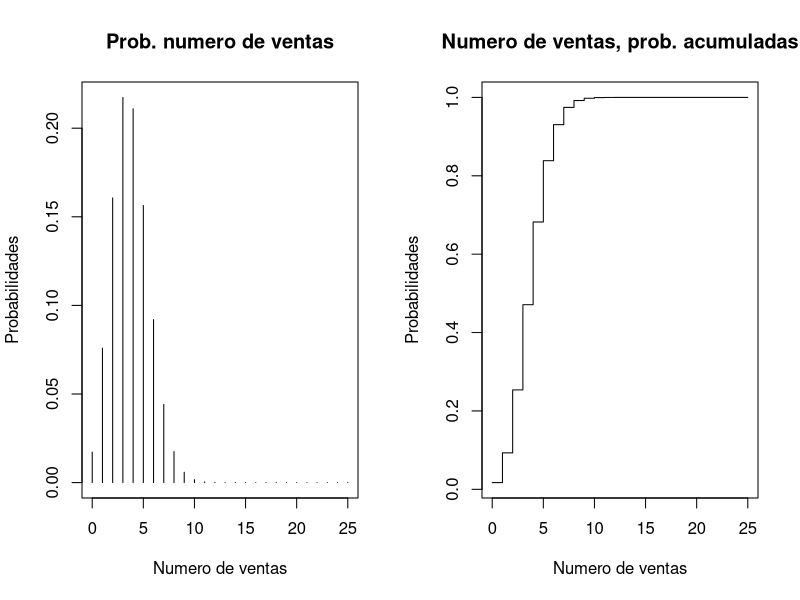

Generate this figure with R:
#-----------------------------------------------------
# MDS - Fundamentos de probabilidad
# Distribucion binomial
# Practica 6
#----------------------------------------------------------------------
x<-0:25
nensayos<-25
probexito<-0.15
dbinom(x,nensayos,probexito)    #fundion de densidad de la dist binomial con parametros X, nensayos y probexito
tabla<-cbind(x,dbinom(x,nensayos,probexito))
tabla

#----------------------------------------------------------------------
# Media y desviacion tipica
#----------------------------------------------------------------------
mediab<-nensayos*probexito
mediab
dtbinomial<-(nensayos*probexito*(1-probexito))^0.5
dtbinomial

#----------------------------------------------------------------------
# Graficos funcion de densidad y de distribucion
#----------------------------------------------------------------------

par(mfrow=c(1, 2))
plot(x,dbinom(x,nensayos,probexito),type="h",xlab="Numero de ventas",  #type es importante para elegir el grafico correcto.
     ylab="Probabilidades",main="Prob. numero de ventas")
plot(x,pbinom(x,nensayos,probexito),type="s",xlab="Numero de ventas",ylab="Probabilidades",
     main="Numero de ventas, prob. acumuladas")
par(mfrow=c(1, 1))

#----------------------------------------------------------------------
# Tabla funcion de distribucion 
#----------------------------------------------------------------------
tabla<-cbind(x,pbinom(x,nensayos,probexito))
tabla    #tabla de probabilidades acumuladas

#----------------------------------------------------------------------
# Probabilidades
#----------------------------------------------------------------------
1-dbinom(0,5,probexito)  #probabilidad de que en 5 visita realice al menos una venta
1-pbinom(3,10,probexito) #probabilidad de que en 10 visita realice al menos cuatro ventas

